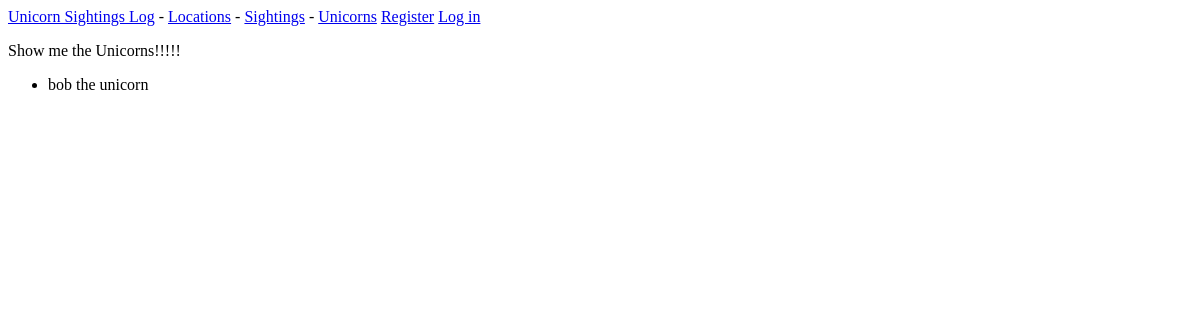
The app's page /unicorns/, older data.
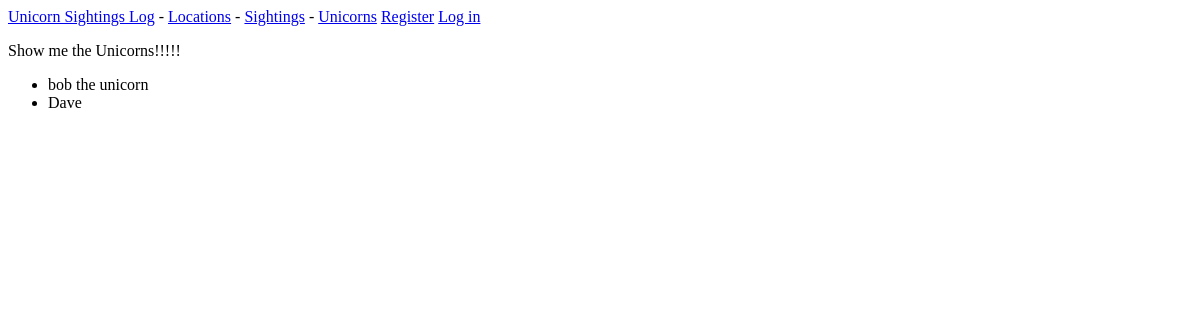
The same page, newer data.
### UnicornLog_REST/models.py (models this page shows)
class Unicorn(models.Model):
    name = models.CharField(max_length=255)
    class Color(models.TextChoices):
        white = "White"
        gray = "Gray"
        black = "black"
        Sparkle= "Sparkle"
        rainbow = "Rainbow"
    color = Color.choices
    RainbowPoop = models.BooleanField(default=False)
    description = models.TextField()
    class Meta:
        verbose_name_plural = 'Unicorns'
    def __str__(self):
        return self.name

### UnicornLog_REST/views.py (the view)
# urls.py: path('unicorns/', views.unicorns, name = 'unicorns'),
def unicorns(request):
    unicorns = Unicorn.objects.all()
    context = {'Unicorns': unicorns}
    return render(request, 'std/Unicorns.html', context)

### UnicornLog_REST/templates/std/Unicorns.html
{% extends 'std/base.html' %}
{%block content%}
<p> Show me the Unicorns!!!!!</p>
<ul>
    {% for Unicorn in Unicorns%}
        <li> {{Unicorn}}</li>
        {% empty %}
        <li> no Unicorns in db </li>
     {% endfor %}
</ul>
{%endblock content%}

Row changes from the older to the newer data that the page shows:
added Unicorn: name "Dave"
